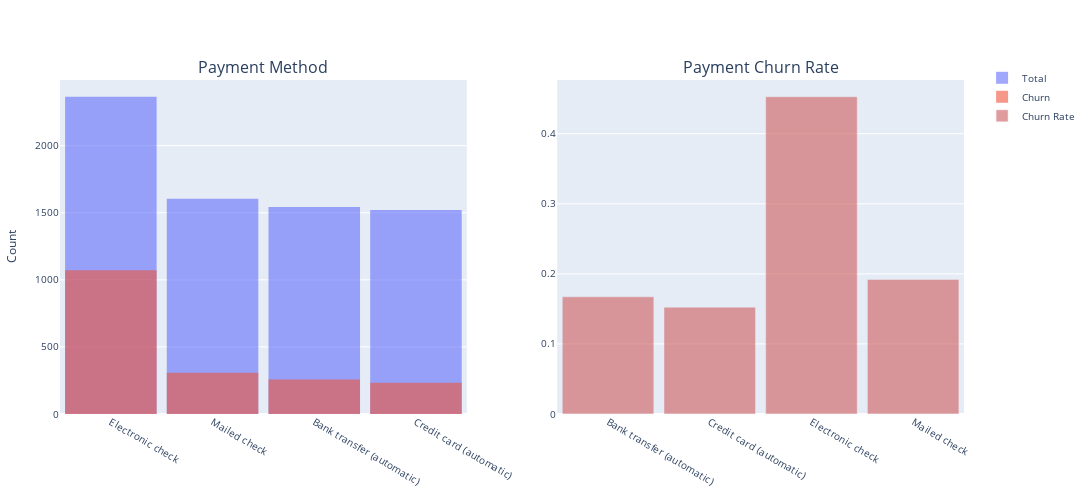

Notebook code for this chart:
### Markdown cell above
#### Internet Service and Payment Method vs Churn

As we have observed on the heatmap, 'Churn' also presented positive correlations with 'Internet Service' and 'Payment Method', specifically Fiber optic and Electronic check, respectively.

### Code cell
fig = make_subplots(rows=1, cols=2, subplot_titles=('Payment Method', 'Payment Churn Rate'))

fig.add_trace(go.Histogram(x=cust_churn['Payment Method'], opacity=0.6, name='Total'), row=1, col=1)
fig.add_trace(go.Histogram(x=cust_churn[cust_churn['Churn']=='Yes']['Payment Method'], opacity=0.6, name='Churn'), row=1, col=1)

cust_churn['Churn'] = cust_churn['Churn'].map({'No': 0, 'Yes': 1})
payment_method_churn = cust_churn.groupby('Payment Method')['Churn'].mean().reset_index()
fig.add_trace(go.Bar(x=payment_method_churn['Payment Method'],y=payment_method_churn['Churn'],name='Churn Rate',marker_color='indianred', opacity=0.6), row=1, col=2)

fig.update_layout(barmode='overlay', bargap=0.1, width=1300, height=500, margin=dict(l=20, r=20, t=80, b=20), yaxis_title='Count', font=dict(size=10), legend=dict(y=1.05, x=1.02))

fig.show()

### Figure 1 — Plotly figure (JSON) as saved in the notebook; plotly's stock layout.template omitted (floating-point values rounded to 4 significant figures; data arrays with more than 128 entries replaced by an {"elided": "..."} marker saying what was removed)
{"data": [{"name": "Total", "opacity": 0.6, "type": "histogram", "x": {"elided": "7032 str values"}, "xaxis": "x", "yaxis": "y"}, {"name": "Churn", "opacity": 0.6, "type": "histogram", "x": {"elided": "1869 str values"}, "xaxis": "x", "yaxis": "y"}, {"marker": {"color": "indianred"}, "name": "Churn Rate", "opacity": 0.6, "type": "bar", "x": ["Bank transfer (automatic)", "Credit card (automatic)", "Electronic check", "Mailed check"], "xaxis": "x2", "y": [0.1673, 0.1525, 0.4529, 0.192], "yaxis": "y2"}], "layout": {"annotations": [{"font": {"size": 16}, "showarrow": false, "text": "Payment Method", "x": 0.225, "xanchor": "center", "xref": "paper", "y": 1, "yanchor": "bottom", "yref": "paper"}, {"font": {"size": 16}, "showarrow": false, "text": "Payment Churn Rate", "x": 0.775, "xanchor": "center", "xref": "paper", "y": 1, "yanchor": "bottom", "yref": "paper"}], "bargap": 0.1, "barmode": "overlay", "font": {"size": 10}, "height": 500, "legend": {"x": 1.02, "y": 1.05}, "margin": {"b": 20, "l": 20, "r": 20, "t": 80}, "width": 1300, "xaxis": {"anchor": "y", "domain": [0, 0.45]}, "xaxis2": {"anchor": "y2", "domain": [0.55, 1]}, "yaxis": {"anchor": "x", "domain": [0, 1], "title": {"text": "Count"}}, "yaxis2": {"anchor": "x2", "domain": [0, 1]}}}
